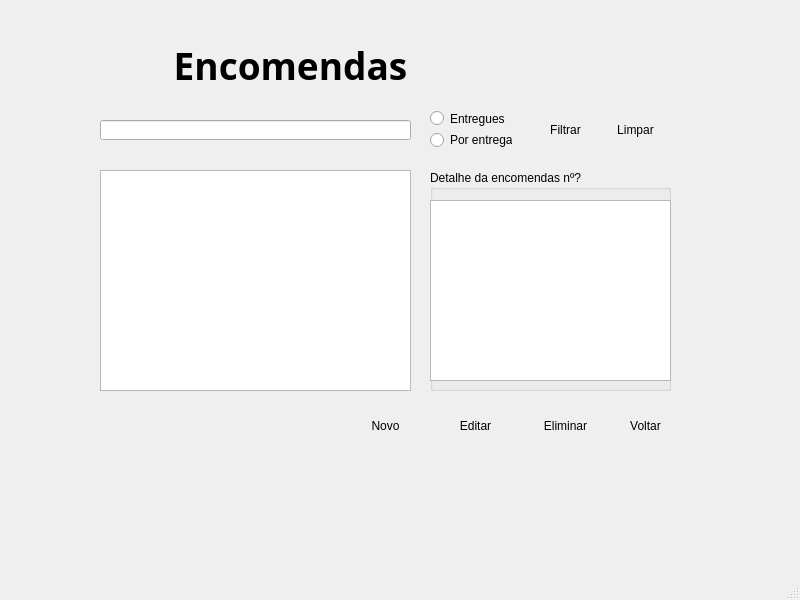
<?xml version="1.0" encoding="UTF-8"?>
<ui version="4.0">
 <class>MainWindow</class>
 <widget class="QMainWindow" name="MainWindow">
  <property name="geometry">
   <rect>
    <x>0</x>
    <y>0</y>
    <width>800</width>
    <height>600</height>
   </rect>
  </property>
  <property name="windowTitle">
   <string>MainWindow</string>
  </property>
  <widget class="QWidget" name="centralwidget">
   <widget class="QTableView" name="tableView">
    <property name="geometry">
     <rect>
      <x>100</x>
      <y>170</y>
      <width>311</width>
      <height>221</height>
     </rect>
    </property>
   </widget>
   <widget class="QRadioButton" name="radioButton_2">
    <property name="geometry">
     <rect>
      <x>430</x>
      <y>130</y>
      <width>82</width>
      <height>20</height>
     </rect>
    </property>
    <property name="text">
     <string>Por entregar</string>
    </property>
   </widget>
   <widget class="QPushButton" name="pushButton_4">
    <property name="geometry">
     <rect>
      <x>440</x>
      <y>410</y>
      <width>71</width>
      <height>31</height>
     </rect>
    </property>
    <property name="text">
     <string>Editar</string>
    </property>
    <property name="icon">
     <iconset>
      <normaloff>imagens/editar.png</normaloff>imagens/editar.png</iconset>
    </property>
    <property name="flat">
     <bool>true</bool>
    </property>
   </widget>
   <widget class="QPushButton" name="pushButton_3">
    <property name="geometry">
     <rect>
      <x>600</x>
      <y>120</y>
      <width>71</width>
      <height>20</height>
     </rect>
    </property>
    <property name="text">
     <string>Limpar</string>
    </property>
    <property name="icon">
     <iconset>
      <normaloff>imagens/limpar.png</normaloff>imagens/limpar.png</iconset>
    </property>
    <property name="flat">
     <bool>true</bool>
    </property>
   </widget>
   <widget class="QPushButton" name="pushButton_5">
    <property name="geometry">
     <rect>
      <x>530</x>
      <y>410</y>
      <width>71</width>
      <height>31</height>
     </rect>
    </property>
    <property name="text">
     <string>Eliminar</string>
    </property>
    <property name="icon">
     <iconset>
      <normaloff>imagens/excluir.png</normaloff>imagens/excluir.png</iconset>
    </property>
    <property name="flat">
     <bool>true</bool>
    </property>
   </widget>
   <widget class="QPushButton" name="pushButton_voltar">
    <property name="geometry">
     <rect>
      <x>610</x>
      <y>410</y>
      <width>71</width>
      <height>31</height>
     </rect>
    </property>
    <property name="text">
     <string>Voltar</string>
    </property>
    <property name="icon">
     <iconset>
      <normaloff>imagens/voltar.png</normaloff>imagens/voltar.png</iconset>
    </property>
    <property name="flat">
     <bool>true</bool>
    </property>
   </widget>
   <widget class="QRadioButton" name="radioButton">
    <property name="geometry">
     <rect>
      <x>430</x>
      <y>110</y>
      <width>82</width>
      <height>17</height>
     </rect>
    </property>
    <property name="text">
     <string>Entregues</string>
    </property>
   </widget>
   <widget class="QLabel" name="label_titulo">
    <property name="geometry">
     <rect>
      <x>150</x>
      <y>40</y>
      <width>281</width>
      <height>51</height>
     </rect>
    </property>
    <property name="font">
     <font>
      <family>Arial Black</family>
      <pointsize>28</pointsize>
      <weight>75</weight>
      <bold>true</bold>
     </font>
    </property>
    <property name="text">
     <string>Encomendas</string>
    </property>
    <property name="alignment">
     <set>Qt::AlignCenter</set>
    </property>
   </widget>
   <widget class="QGroupBox" name="groupBox">
    <property name="geometry">
     <rect>
      <x>430</x>
      <y>170</y>
      <width>241</width>
      <height>221</height>
     </rect>
    </property>
    <property name="title">
     <string>Detalhe da encomendas nº?</string>
    </property>
    <widget class="QTableView" name="tableView_2">
     <property name="geometry">
      <rect>
       <x>0</x>
       <y>30</y>
       <width>241</width>
       <height>181</height>
      </rect>
     </property>
    </widget>
   </widget>
   <widget class="QPushButton" name="pushButton_7">
    <property name="geometry">
     <rect>
      <x>350</x>
      <y>410</y>
      <width>71</width>
      <height>31</height>
     </rect>
    </property>
    <property name="text">
     <string>Novo</string>
    </property>
    <property name="icon">
     <iconset>
      <normaloff>imagens/novo.png</normaloff>imagens/novo.png</iconset>
    </property>
    <property name="flat">
     <bool>true</bool>
    </property>
   </widget>
   <widget class="QLineEdit" name="lineEdit">
    <property name="geometry">
     <rect>
      <x>100</x>
      <y>120</y>
      <width>311</width>
      <height>20</height>
     </rect>
    </property>
   </widget>
   <widget class="QPushButton" name="pushButton_2">
    <property name="geometry">
     <rect>
      <x>530</x>
      <y>120</y>
      <width>71</width>
      <height>20</height>
     </rect>
    </property>
    <property name="text">
     <string>Filtrar</string>
    </property>
    <property name="icon">
     <iconset>
      <normaloff>imagens/filtrar.png</normaloff>imagens/filtrar.png</iconset>
    </property>
    <property name="flat">
     <bool>true</bool>
    </property>
   </widget>
   <widget class="QLabel" name="label">
    <property name="geometry">
     <rect>
      <x>100</x>
      <y>40</y>
      <width>50</width>
      <height>50</height>
     </rect>
    </property>
    <property name="text">
     <string/>
    </property>
    <property name="pixmap">
     <pixmap>imagens/encomendas.png</pixmap>
    </property>
    <property name="scaledContents">
     <bool>true</bool>
    </property>
   </widget>
  </widget>
  <widget class="QMenuBar" name="menubar">
   <property name="geometry">
    <rect>
     <x>0</x>
     <y>0</y>
     <width>800</width>
     <height>21</height>
    </rect>
   </property>
  </widget>
  <widget class="QStatusBar" name="statusbar"/>
 </widget>
 <resources/>
 <connections/>
</ui>
